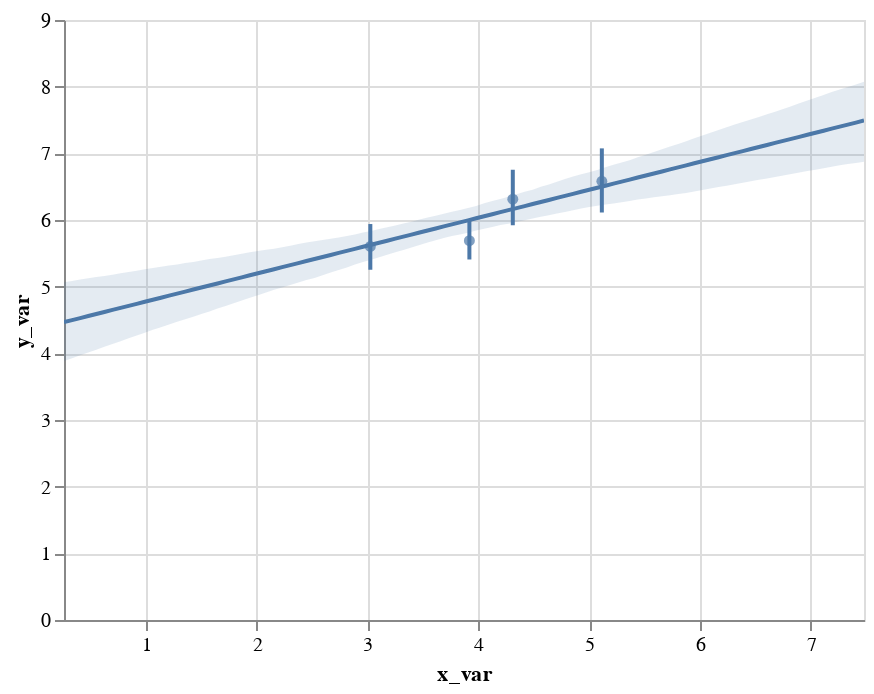

The code cell stored with this chart in its notebook:
### Code cell
display(salt.regplot(x=x, y=y, x_bins=4))
ax = sns.regplot(x=x, y=y, x_bins=4)

### Figure 1 — Vega-Lite specification as saved in the notebook (floating-point values rounded to 4 significant figures)
{"$schema": "https://vega.github.io/schema/vega-lite/v2.4.1.json", "config": {"view": {"height": 300, "width": 400}}, "layer": [{"data": {"values": [{"x_var": 3.026, "y_var": 5.254}, {"x_var": 3.026, "y_var": 5.94}]}, "encoding": {"x": {"field": "x_var", "scale": {"domain": [0.2633, 7.479], "nice": false}, "type": "quantitative"}, "y": {"field": "y_var", "type": "quantitative"}}, "mark": {"clip": true, "type": "line"}}, {"data": {"values": [{"x_var": 3.92, "y_var": 5.408}, {"x_var": 3.92, "y_var": 5.995}]}, "encoding": {"x": {"field": "x_var", "scale": {"domain": [0.2633, 7.479], "nice": false}, "type": "quantitative"}, "y": {"field": "y_var", "type": "quantitative"}}, "mark": {"clip": true, "type": "line"}}, {"data": {"values": [{"x_var": 4.311, "y_var": 5.921}, {"x_var": 4.311, "y_var": 6.754}]}, "encoding": {"x": {"field": "x_var", "scale": {"domain": [0.2633, 7.479], "nice": false}, "type": "quantitative"}, "y": {"field": "y_var", "type": "quantitative"}}, "mark": {"clip": true, "type": "line"}}, {"data": {"values": [{"x_var": 5.114, "y_var": 6.112}, {"x_var": 5.114, "y_var": 7.074}]}, "encoding": {"x": {"field": "x_var", "scale": {"domain": [0.2633, 7.479], "nice": false}, "type": "quantitative"}, "y": {"field": "y_var", "type": "quantitative"}}, "mark": {"clip": true, "type": "line"}}, {"data": {"values": [{"x_var": 3.026, "y_var": 5.603}, {"x_var": 3.92, "y_var": 5.691}, {"x_var": 4.311, "y_var": 6.313}, {"x_var": 5.114, "y_var": 6.581}]}, "encoding": {"x": {"axis": {"title": "x_var"}, "field": "x_var", "scale": {"domain": [0.2633, 7.479], "nice": false}, "type": "quantitative"}, "y": {"axis": {"title": "y_var"}, "field": "y_var", "type": "quantitative"}}, "mark": {"clip": true, "filled": true, "type": "point"}}, {"data": {"values": [{"x": 0.2633, "y": 4.468}, {"x": 0.3361, "y": 4.498}, {"x": 0.409, "y": 4.529}, {"x": 0.4819, "y": 4.559}, {"x": 0.5548, "y": 4.59}, {"x": 0.6277, "y": 4.621}, {"x": 0.7005, "y": 4.651}, {"x": 0.7734, "y": 4.682}, {"x": 0.8463, "y": 4.712}, {"x": 0.9192, "y": 4.743}, {"x": 0.9921, "y": 4.773}, {"x": 1.065, "y": 4.804}, {"x": 1.138, "y": 4.834}, {"x": 1.211, "y": 4.865}, {"x": 1.284, "y": 4.895}, {"x": 1.356, "y": 4.926}, {"x": 1.429, "y": 4.957}, {"x": 1.502, "y": 4.987}, {"x": 1.575, "y": 5.018}, {"x": 1.648, "y": 5.048}, {"x": 1.721, "y": 5.079}, {"x": 1.794, "y": 5.109}, {"x": 1.867, "y": 5.14}, {"x": 1.94, "y": 5.17}, {"x": 2.012, "y": 5.201}, {"x": 2.085, "y": 5.231}, {"x": 2.158, "y": 5.262}, {"x": 2.231, "y": 5.293}, {"x": 2.304, "y": 5.323}, {"x": 2.377, "y": 5.354}, {"x": 2.45, "y": 5.384}, {"x": 2.523, "y": 5.415}, {"x": 2.595, "y": 5.445}, {"x": 2.668, "y": 5.476}, {"x": 2.741, "y": 5.506}, {"x": 2.814, "y": 5.537}, {"x": 2.887, "y": 5.568}, {"x": 2.96, "y": 5.598}, {"x": 3.033, "y": 5.629}, {"x": 3.106, "y": 5.659}, {"x": 3.179, "y": 5.69}, {"x": 3.251, "y": 5.72}, {"x": 3.324, "y": 5.751}, {"x": 3.397, "y": 5.781}, {"x": 3.47, "y": 5.812}, {"x": 3.543, "y": 5.842}, {"x": 3.616, "y": 5.873}, {"x": 3.689, "y": 5.904}, {"x": 3.762, "y": 5.934}, {"x": 3.834, "y": 5.965}, {"x": 3.907, "y": 5.995}, {"x": 3.98, "y": 6.026}, {"x": 4.053, "y": 6.056}, {"x": 4.126, "y": 6.087}, {"x": 4.199, "y": 6.117}, {"x": 4.272, "y": 6.148}, {"x": 4.345, "y": 6.178}, {"x": 4.418, "y": 6.209}, {"x": 4.49, "y": 6.24}, {"x": 4.563, "y": 6.27}, {"x": 4.636, "y": 6.301}, {"x": 4.709, "y": 6.331}, {"x": 4.782, "y": 6.362}, {"x": 4.855, "y": 6.392}, {"x": 4.928, "y": 6.423}, {"x": 5.001, "y": 6.453}, {"x": 5.073, "y": 6.484}, {"x": 5.146, "y": 6.514}, {"x": 5.219, "y": 6.545}, {"x": 5.292, "y": 6.576}, {"x": 5.365, "y": 6.606}, {"x": 5.438, "y": 6.637}, {"x": 5.511, "y": 6.667}, {"x": 5.584, "y": 6.698}, {"x": 5.657, "y": 6.728}, {"x": 5.729, "y": 6.759}, {"x": 5.802, "y": 6.789}, {"x": 5.875, "y": 6.82}, {"x": 5.948, "y": 6.851}, {"x": 6.021, "y": 6.881}, {"x": 6.094, "y": 6.912}, {"x": 6.167, "y": 6.942}, {"x": 6.24, "y": 6.973}, {"x": 6.312, "y": 7.003}, {"x": 6.385, "y": 7.034}, {"x": 6.458, "y": 7.064}, {"x": 6.531, "y": 7.095}, {"x": 6.604, "y": 7.125}, {"x": 6.677, "y": 7.156}, {"x": 6.75, "y": 7.187}, {"x": 6.823, "y": 7.217}, {"x": 6.896, "y": 7.248}, {"x": 6.968, "y": 7.278}, {"x": 7.041, "y": 7.309}, {"x": 7.114, "y": 7.339}, {"x": 7.187, "y": 7.37}, {"x": 7.26, "y": 7.4}, {"x": 7.333, "y": 7.431}, {"x": 7.406, "y": 7.461}, {"x": 7.479, "y": 7.492}]}, "encoding": {"x": {"field": "x", "scale": {"domain": [0.2633, 7.479], "nice": false}, "type": "quantitative"}, "y": {"field": "y", "type": "quantitative"}}, "mark": {"clip": true, "type": "line"}}, {"data": {"values": [{"x": 0.2633, "y1": 3.885, "y2": 5.067}, {"x": 0.3361, "y1": 3.927, "y2": 5.087}, {"x": 0.409, "y1": 3.971, "y2": 5.106}, {"x": 0.4819, "y1": 4.013, "y2": 5.126}, {"x": 0.5548, "y1": 4.056, "y2": 5.144}, {"x": 0.6277, "y1": 4.098, "y2": 5.161}, {"x": 0.7005, "y1": 4.14, "y2": 5.179}, {"x": 0.7734, "y1": 4.183, "y2": 5.199}, {"x": 0.8463, "y1": 4.225, "y2": 5.221}, {"x": 0.9192, "y1": 4.268, "y2": 5.24}, {"x": 0.9921, "y1": 4.31, "y2": 5.26}, {"x": 1.065, "y1": 4.353, "y2": 5.28}, {"x": 1.138, "y1": 4.393, "y2": 5.299}, {"x": 1.211, "y1": 4.433, "y2": 5.316}, {"x": 1.284, "y1": 4.473, "y2": 5.334}, {"x": 1.356, "y1": 4.512, "y2": 5.354}, {"x": 1.429, "y1": 4.551, "y2": 5.371}, {"x": 1.502, "y1": 4.589, "y2": 5.392}, {"x": 1.575, "y1": 4.629, "y2": 5.414}, {"x": 1.648, "y1": 4.671, "y2": 5.431}, {"x": 1.721, "y1": 4.711, "y2": 5.449}, {"x": 1.794, "y1": 4.752, "y2": 5.473}, {"x": 1.867, "y1": 4.792, "y2": 5.494}, {"x": 1.94, "y1": 4.832, "y2": 5.516}, {"x": 2.012, "y1": 4.872, "y2": 5.535}, {"x": 2.085, "y1": 4.912, "y2": 5.553}, {"x": 2.158, "y1": 4.952, "y2": 5.571}, {"x": 2.231, "y1": 4.987, "y2": 5.593}, {"x": 2.304, "y1": 5.026, "y2": 5.615}, {"x": 2.377, "y1": 5.062, "y2": 5.64}, {"x": 2.45, "y1": 5.098, "y2": 5.661}, {"x": 2.523, "y1": 5.132, "y2": 5.68}, {"x": 2.595, "y1": 5.17, "y2": 5.699}, {"x": 2.668, "y1": 5.212, "y2": 5.718}, {"x": 2.741, "y1": 5.249, "y2": 5.737}, {"x": 2.814, "y1": 5.288, "y2": 5.758}, {"x": 2.887, "y1": 5.334, "y2": 5.784}, {"x": 2.96, "y1": 5.369, "y2": 5.812}, {"x": 3.033, "y1": 5.405, "y2": 5.837}, {"x": 3.106, "y1": 5.442, "y2": 5.863}, {"x": 3.179, "y1": 5.478, "y2": 5.892}, {"x": 3.251, "y1": 5.515, "y2": 5.918}, {"x": 3.324, "y1": 5.552, "y2": 5.947}, {"x": 3.397, "y1": 5.588, "y2": 5.975}, {"x": 3.47, "y1": 5.623, "y2": 6.007}, {"x": 3.543, "y1": 5.662, "y2": 6.036}, {"x": 3.616, "y1": 5.697, "y2": 6.064}, {"x": 3.689, "y1": 5.728, "y2": 6.093}, {"x": 3.762, "y1": 5.76, "y2": 6.124}, {"x": 3.834, "y1": 5.784, "y2": 6.151}, {"x": 3.907, "y1": 5.81, "y2": 6.181}, {"x": 3.98, "y1": 5.844, "y2": 6.212}, {"x": 4.053, "y1": 5.869, "y2": 6.251}, {"x": 4.126, "y1": 5.894, "y2": 6.285}, {"x": 4.199, "y1": 5.923, "y2": 6.317}, {"x": 4.272, "y1": 5.945, "y2": 6.348}, {"x": 4.345, "y1": 5.969, "y2": 6.387}, {"x": 4.418, "y1": 5.998, "y2": 6.424}, {"x": 4.49, "y1": 6.024, "y2": 6.455}, {"x": 4.563, "y1": 6.048, "y2": 6.497}, {"x": 4.636, "y1": 6.072, "y2": 6.534}, {"x": 4.709, "y1": 6.097, "y2": 6.575}, {"x": 4.782, "y1": 6.12, "y2": 6.613}, {"x": 4.855, "y1": 6.145, "y2": 6.651}, {"x": 4.928, "y1": 6.172, "y2": 6.685}, {"x": 5.001, "y1": 6.194, "y2": 6.717}, {"x": 5.073, "y1": 6.213, "y2": 6.75}, {"x": 5.146, "y1": 6.232, "y2": 6.791}, {"x": 5.219, "y1": 6.249, "y2": 6.828}, {"x": 5.292, "y1": 6.266, "y2": 6.861}, {"x": 5.365, "y1": 6.286, "y2": 6.897}, {"x": 5.438, "y1": 6.307, "y2": 6.94}, {"x": 5.511, "y1": 6.324, "y2": 6.98}, {"x": 5.584, "y1": 6.339, "y2": 7.021}, {"x": 5.657, "y1": 6.357, "y2": 7.061}, {"x": 5.729, "y1": 6.373, "y2": 7.101}, {"x": 5.802, "y1": 6.388, "y2": 7.141}, {"x": 5.875, "y1": 6.404, "y2": 7.183}, {"x": 5.948, "y1": 6.426, "y2": 7.227}, {"x": 6.021, "y1": 6.448, "y2": 7.269}, {"x": 6.094, "y1": 6.471, "y2": 7.31}, {"x": 6.167, "y1": 6.494, "y2": 7.351}, {"x": 6.24, "y1": 6.514, "y2": 7.392}, {"x": 6.312, "y1": 6.536, "y2": 7.433}, {"x": 6.385, "y1": 6.558, "y2": 7.471}, {"x": 6.458, "y1": 6.58, "y2": 7.509}, {"x": 6.531, "y1": 6.602, "y2": 7.547}, {"x": 6.604, "y1": 6.624, "y2": 7.585}, {"x": 6.677, "y1": 6.646, "y2": 7.622}, {"x": 6.75, "y1": 6.668, "y2": 7.665}, {"x": 6.823, "y1": 6.69, "y2": 7.707}, {"x": 6.896, "y1": 6.712, "y2": 7.75}, {"x": 6.968, "y1": 6.734, "y2": 7.792}, {"x": 7.041, "y1": 6.756, "y2": 7.834}, {"x": 7.114, "y1": 6.777, "y2": 7.877}, {"x": 7.187, "y1": 6.799, "y2": 7.919}, {"x": 7.26, "y1": 6.821, "y2": 7.956}, {"x": 7.333, "y1": 6.839, "y2": 7.994}, {"x": 7.406, "y1": 6.857, "y2": 8.032}, {"x": 7.479, "y1": 6.875, "y2": 8.074}]}, "encoding": {"opacity": {"value": 0.15}, "x": {"field": "x", "scale": {"domain": [0.2633, 7.479], "nice": false}, "type": "quantitative"}, "y": {"field": "y1", "type": "quantitative"}, "y2": {"field": "y2", "type": "quantitative"}}, "mark": {"clip": true, "type": "area"}}]}
